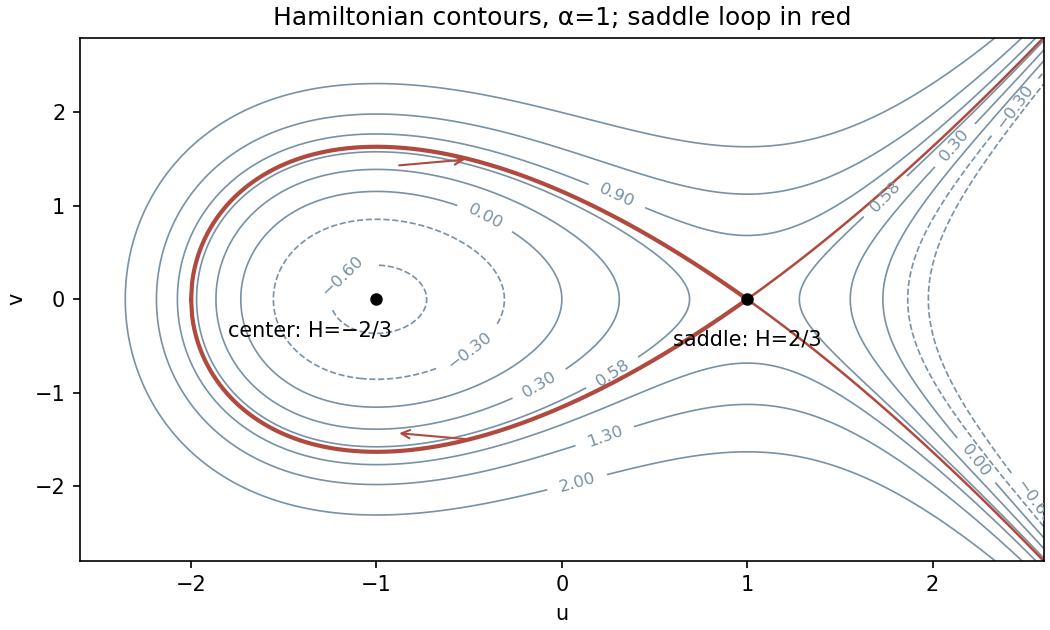

The script that saved this image:
"""Original energy contours; Python 3.14, NumPy 2.3.5, Matplotlib 3.10.7.
Writes paper-65-hamiltonian.png to CWD; preserves supplied MPLCONFIGDIR.
"""
import numpy as np
import matplotlib
matplotlib.use('Agg')
import matplotlib.pyplot as plt

def main():
    fig,ax=plt.subplots(figsize=(7,4.2),constrained_layout=True)
    u=np.linspace(-2.6,2.6,500);v=np.linspace(-2.8,2.8,500);U,V=np.meshgrid(u,v);H=V**2/2+U-U**3/3
    cs=ax.contour(U,V,H,levels=[-.6,-.3,0,.3,.58,.9,1.3,2],colors='#7891a4',linewidths=.8);ax.clabel(cs,fontsize=8)
    cs=ax.contour(U,V,H,levels=[2/3],colors='#b04a3e',linewidths=1.2)
    z=np.linspace(-2,1,600);vv=np.sqrt(2/3)*(1-z)*np.sqrt(z+2);ax.plot(z,vv,color='#b04a3e',lw=2);ax.plot(z,-vv,color='#b04a3e',lw=2)
    ax.plot(-1,0,'ko',ms=5);ax.plot(1,0,'ko',ms=5);ax.annotate('center: H=−2/3',(-1,0),xytext=(-1.8,-.4));ax.annotate('saddle: H=2/3',(1,0),xytext=(.6,-.5))
    ax.annotate('',xy=(-.5,1.5),xytext=(-.9,1.43),arrowprops={'arrowstyle':'->','color':'#b04a3e'})
    ax.annotate('',xy=(-.9,-1.43),xytext=(-.5,-1.5),arrowprops={'arrowstyle':'->','color':'#b04a3e'})
    ax.set(xlim=(-2.6,2.6),ylim=(-2.8,2.8),xlabel='u',ylabel='v',title='Hamiltonian contours, α=1; saddle loop in red')
    fig.savefig('paper-65-hamiltonian.png',dpi=150,facecolor='white',transparent=False);plt.close(fig)
if __name__=='__main__':main()
